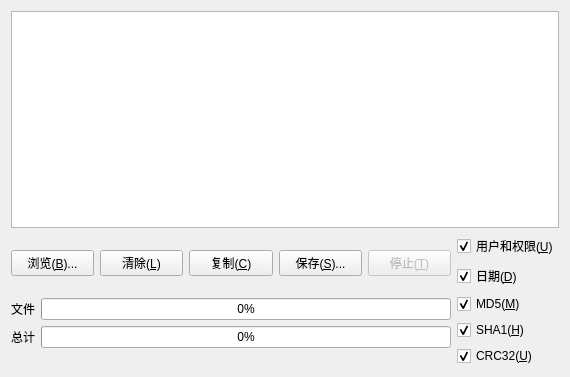
<?xml version="1.0" encoding="UTF-8"?>
<ui version="4.0">
 <class>Form</class>
 <widget class="QWidget" name="Form">
  <property name="geometry">
   <rect>
    <x>0</x>
    <y>0</y>
    <width>570</width>
    <height>377</height>
   </rect>
  </property>
  <property name="windowTitle">
   <string>Form</string>
  </property>
  <layout class="QVBoxLayout" name="verticalLayout_4">
   <item>
    <widget class="QPlainTextEdit" name="plainTextEdit"/>
   </item>
   <item>
    <layout class="QHBoxLayout" name="horizontalLayout_4">
     <item>
      <layout class="QVBoxLayout" name="verticalLayout_3">
       <property name="spacing">
        <number>6</number>
       </property>
       <item>
        <layout class="QHBoxLayout" name="horizontalLayout_3" stretch="0,0,0,0,0">
         <property name="spacing">
          <number>6</number>
         </property>
         <item>
          <widget class="QPushButton" name="browseButton">
           <property name="text">
            <string>浏览(&amp;B)...</string>
           </property>
          </widget>
         </item>
         <item>
          <widget class="QPushButton" name="cleanButton">
           <property name="text">
            <string>清除(&amp;L)</string>
           </property>
          </widget>
         </item>
         <item>
          <widget class="QPushButton" name="copyButton">
           <property name="text">
            <string>复制(&amp;C)</string>
           </property>
          </widget>
         </item>
         <item>
          <widget class="QPushButton" name="saveButton">
           <property name="text">
            <string>保存(&amp;S)...</string>
           </property>
          </widget>
         </item>
         <item>
          <widget class="QPushButton" name="stopButton">
           <property name="enabled">
            <bool>false</bool>
           </property>
           <property name="sizePolicy">
            <sizepolicy hsizetype="Minimum" vsizetype="Fixed">
             <horstretch>0</horstretch>
             <verstretch>0</verstretch>
            </sizepolicy>
           </property>
           <property name="text">
            <string>停止(&amp;T)</string>
           </property>
           <property name="checkable">
            <bool>false</bool>
           </property>
          </widget>
         </item>
        </layout>
       </item>
       <item>
        <layout class="QVBoxLayout" name="verticalLayout">
         <item>
          <layout class="QHBoxLayout" name="horizontalLayout">
           <item>
            <widget class="QLabel" name="label">
             <property name="text">
              <string>文件</string>
             </property>
            </widget>
           </item>
           <item>
            <widget class="QProgressBar" name="fileProgressBar">
             <property name="value">
              <number>0</number>
             </property>
            </widget>
           </item>
          </layout>
         </item>
         <item>
          <layout class="QHBoxLayout" name="horizontalLayout_2">
           <item>
            <widget class="QLabel" name="label_2">
             <property name="text">
              <string>总计</string>
             </property>
            </widget>
           </item>
           <item>
            <widget class="QProgressBar" name="totalProgressBar">
             <property name="value">
              <number>0</number>
             </property>
            </widget>
           </item>
          </layout>
         </item>
        </layout>
       </item>
      </layout>
     </item>
     <item>
      <layout class="QVBoxLayout" name="verticalLayout_2">
       <item>
        <widget class="QCheckBox" name="versionBox">
         <property name="text">
          <string>用户和权限(&amp;U)</string>
         </property>
         <property name="checked">
          <bool>true</bool>
         </property>
        </widget>
       </item>
       <item>
        <widget class="QCheckBox" name="dateBox">
         <property name="text">
          <string>日期(&amp;D)</string>
         </property>
         <property name="checked">
          <bool>true</bool>
         </property>
        </widget>
       </item>
       <item>
        <widget class="QCheckBox" name="md5Box">
         <property name="text">
          <string>MD5(&amp;M)</string>
         </property>
         <property name="checked">
          <bool>true</bool>
         </property>
        </widget>
       </item>
       <item>
        <widget class="QCheckBox" name="sha1Box">
         <property name="text">
          <string>SHA1(&amp;H)</string>
         </property>
         <property name="checkable">
          <bool>true</bool>
         </property>
         <property name="checked">
          <bool>true</bool>
         </property>
        </widget>
       </item>
       <item>
        <widget class="QCheckBox" name="Crc32Box">
         <property name="text">
          <string>CRC32(&amp;U)</string>
         </property>
         <property name="checked">
          <bool>true</bool>
         </property>
        </widget>
       </item>
      </layout>
     </item>
    </layout>
   </item>
  </layout>
 </widget>
 <resources/>
 <connections/>
</ui>
